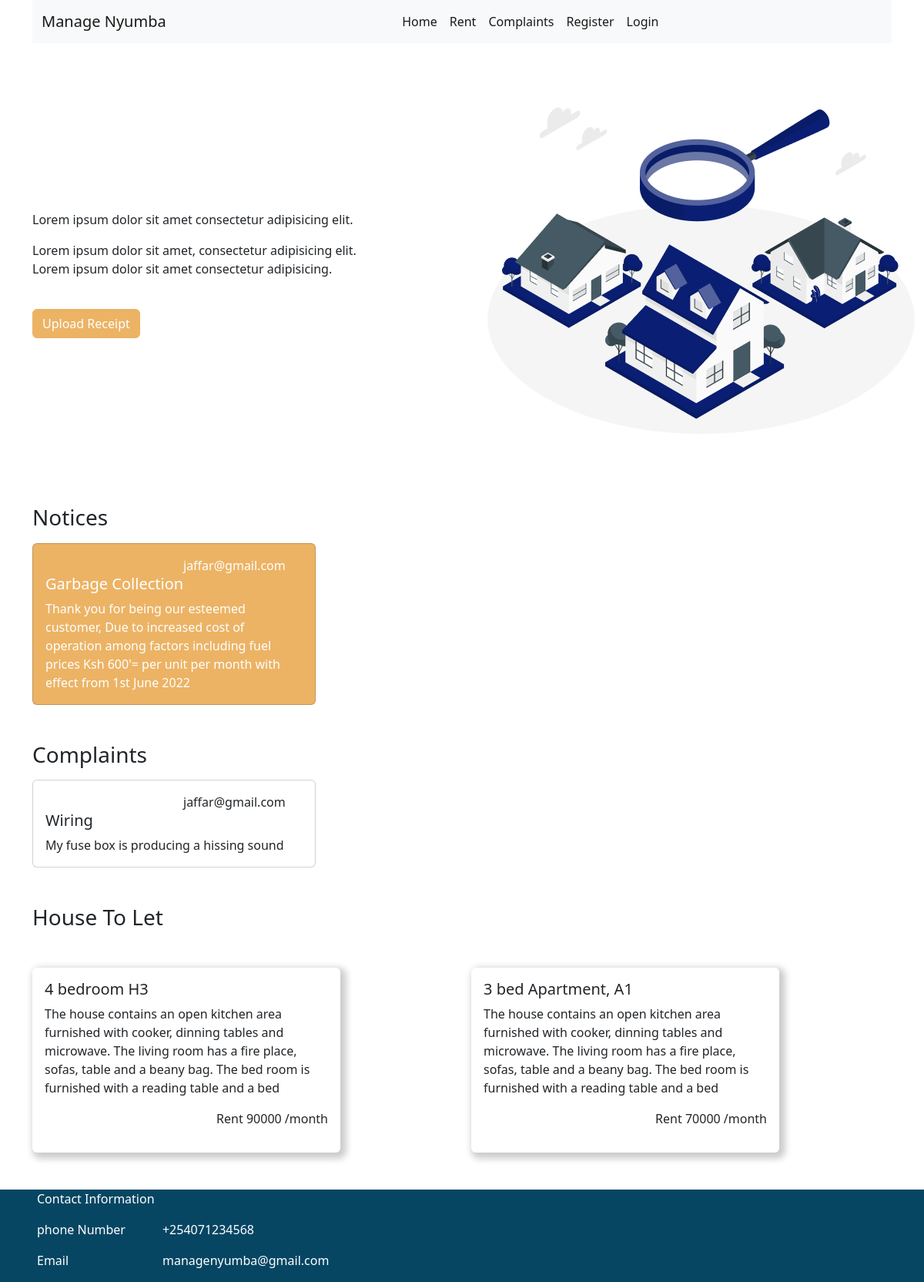
The page / on the database its author committed.
### app/models.py (models this page shows, shortened)
class Notice (db.Model):
  id=db.Column(db.Integer,primary_key=True)
  title=db.Column(db.String,nullable=False)
  content=db.Column(db.String,nullable=False)
  date_created = db.Column(db.DateTime, nullable=False, default=datetime.utcnow)
  user_id = db.Column(db.Integer, db.ForeignKey('user.id'), nullable=False)

class User(db.Model,UserMixin):
  id=db.Column(db.Integer,primary_key=True)
  username=db.Column(db.String,nullable=False,unique=True)
  phoneNumber=db.Column(db.String,nullable=False,unique=True)
  houseNumber=db.Column(db.String,nullable=False,unique=True)
  typeUser= db.Column(db.String,nullable=False)
  email=db.Column(db.String,nullable=False,unique=True)
  password=db.Column(db.String,nullable=False)
  image_file=db.Column(db.String(20),nullable=False,default='static/default.jpg')
  receipt = db.relationship('Receipts', backref='author', lazy=True)
  notice = db.relationship('Notice', backref='noticeAuthor', lazy=True)
  complaint = db.relationship('Complaints', backref='complaintauthor', lazy=True)
  tolet = db.relationship('Complaints', backref='letAuthor', lazy=True)

class Complaints(db.Model):
  id=db.Column(db.Integer,primary_key=True)
  title=db.Column(db.String,nullable=False)
  content=db.Column(db.String,nullable=False)
  date_created = db.Column(db.Date, nullable=False, default=datetime.utcnow)
  user_id = db.Column(db.Integer, db.ForeignKey('user.id'), nullable=False)

class ToLet(db.Model):
  id=db.Column(db.Integer,primary_key=True)
  houseType=db.Column(db.String,nullable=False)
  description=db.Column(db.String,nullable=False)
  rent=db.Column(db.String,nullable=False)
  date_created = db.Column(db.DateTime, nullable=False, default=datetime.utcnow)
  user_id = db.Column(db.Integer, db.ForeignKey('user.id'), nullable=False)

### app/main/route.py (the view)
@main.route('/')
def home():
    tolet=ToLet.query.order_by(desc(ToLet.date_created)).all()
    notice=Notice.query.order_by(desc(Notice.date_created)).all()
    complaint=Complaints.query.order_by(desc(Complaints.date_created)).all()
    return render_template('home.html',notice=notice,complaint=complaint,tolet=tolet)

### app/templates/home.html (shortened to what this page needs)
{% extends 'base.html' %}
{% block body %}
<div class="container">
  <div class="row align-items-center">
    <div class="col-md-6 ">
      <p> Lorem ipsum dolor sit amet consectetur adipisicing elit.</p>
      <p> Lorem ipsum dolor sit amet, consectetur adipisicing elit. <br>
        Lorem ipsum dolor sit amet consectetur adipisicing.</p>
      <button class="btn btn-secondary mt-4">Upload Receipt</button>
    </div>
    <div class="col-md-6">
      <img src="./../static/landingPage.png" alt="">
    </div>
  </div>
  <p class="h3 mb-3">Notices</p>
  <div class="row">
    {% for notice in notice %}
    <div class="col-md-4">
      <div class="card notice" style="width: 23rem;">
        <div class="card-body">
          <div class="row">
            <div class="col-md-6"></div>
            <div class="col-md-6">{{notice.noticeAuthor.username}}</div>
          </div>
          <h5 class="card-title">{{notice.title}}</h5>
          <p class="card-text">{{notice.content}}</p>
        </div>
      </div>
    </div>
    {% endfor %}
  </div>
  <p class="h3 mt-5 align-items-center ">Complaints</p>
  <div class="row mb-5 mt-3">
    {% for complaint in complaint %}
    <div class="col-md-6">
      <div class="card " style="width: 23rem;">
        <div class="card-body">
          <div class="row">
            <div class="col-md-6"></div>
            <div class="col-md-6">{{complaint.letAuthor.username}}</div>
          </div>
          <h5 class="card-title">{{complaint.title}}</h5>
          <p class="card-text">{{complaint.content}}</p>
        </div>
      </div>
    </div>
    {% endfor %}
  </div>
  <p class="h3 mb-5">House To Let</p>
  <div class="row my-3 mb-5">
    {% for tolet in tolet %}
    <div class="col-md-6">
      <div class="card house " style="width: 25rem;">
        <div class="card-body">
          <h5 class="card-title">{{tolet.houseType}}</h5>
          <p class="card-text">{{tolet.description}}</p>
          <div class=" d-flex justify-content-between">
            <p>Rent {{tolet.rent}} /month</p>
          </div>
        </div>
      </div>
    </div>
    {% endfor %}
  </div>
</div>
<div class="foot">
    <p class="text-white mx-5">Contact Information</p>
  <div class="d-flex mx-5">
   <div>
    <p class="text-white" >phone Number</p>
    <p class="text-white">Email</p>
   </div>
    <div>
      <p class="mx-5 text-white">+254071234568</p>
    <p class="mx-5 text-white">managenyumba@gmail.com</p>
    </div>
  </div>
</div>
{% endblock %}

### app/templates/base.html (shortened to what this page needs)
<!DOCTYPE html>
<html lang="en">
<head>
  <link href="https://cdn.jsdelivr.net/npm/bootstrap@5.2.0-beta1/dist/css/bootstrap.min.css" rel="stylesheet"
>
  <link rel="stylesheet" href="{{url_for('static',filename='main.css')}}">
</head>
<body>
    {% if request.url_rule.endpoint!='register' %}
      {% block navbar %}
      {% include 'nav.html' %}
      {% endblock %}
    {% endif %}
    {% block body %}
    {% endblock %}
</body>
</html>

### app/templates/nav.html (shortened to what this page needs)
        <div class="container">
          <nav class="navbar navbar-expand-lg navbar-light bg-light">
            <div class="container-fluid">
              <a class="navbar-brand" href="{{url_for('main.home')}}">Manage Nyumba</a>
              <div class="collapse navbar-collapse justify-content-evenly " id="navbarNav">
                <ul class="navbar-nav">
                  <li class="nav-item">
                    <a class="nav-link active" aria-current="page" href="{{url_for('main.home')}}">Home</a>
                  </li>
                  <li class="nav-item">
                    <a class="nav-link active" href="{{url_for('main.home')}}">Rent</a>
                  </li>
                  <li class="nav-item">
                    <a class="nav-link active" href="{{url_for('main.home')}}">Complaints</a>
                  </li>
                  {% if current_user.is_authenticated %}
                  <a class="nav-link active" href="">Account</a>
                  <a class="nav-link active" href="{{url_for('users.logout')}}">Logout</a>
                  {%else%}
                  {%if request.url_rule.endpoint != 'register' %}
                  <li class="nav-item">
                    <a class="nav-link active" href="{{url_for('users.register')}}">Register</a>
                  </li>
                  {% endif %}
                  {%if request.url_rule.endpoint != 'login'%}
                  <li class="nav-item">
                    <a class="nav-link active" href="{{url_for('users.login')}}">Login</a>
                  </li>
                  {%endif%}
                  {% endif %}
                </ul>
              </div>
            </div>
          </nav>
      </div>

### app/static/main.css (style rules this page uses)
* { margin: 0; padding: 0; }
body { overflow-x: hidden; }
.btn-secondary,.btn-secondary:hover { background-color: #ECB365 !important; border-color: #ECB365 !important; box-shadow:none !important; }
.foot { background-color: #064663; }
.house { box-shadow: 4px 4px 8px 4px rgba(0,0,0,0.2); transition: 0.3s; border:none }
::placeholder { color: #FFFFFF; }
.notice { background-color: #ECB365; color:#FFFFFF }

### rows shown on the page
Notice: noticeAuthor.username "jaffar@gmail.com", title "Garbage Collection", content "Thank you for being our esteemed customer, Due to increased cost of operation among factors including fuel prices Ksh 600'= per unit per month with effect from 1st June 2022"
Complaints: letAuthor.username "jaffar@gmail.com", title "Wiring", content "My fuse box is producing a hissing sound"
ToLet: houseType "4 bedroom H3", description "The house contains an open kitchen area furnished with cooker, dinning tables and microwave. The living room has a fire place, sofas, table and a beany bag. The bed room is furnished with a reading table and a bed", rent "90000"
ToLet: houseType "3 bed Apartment, A1", description "The house contains an open kitchen area furnished with cooker, dinning tables and microwave. The living room has a fire place, sofas, table and a beany bag. The bed room is furnished with a reading table and a bed", rent "70000"
